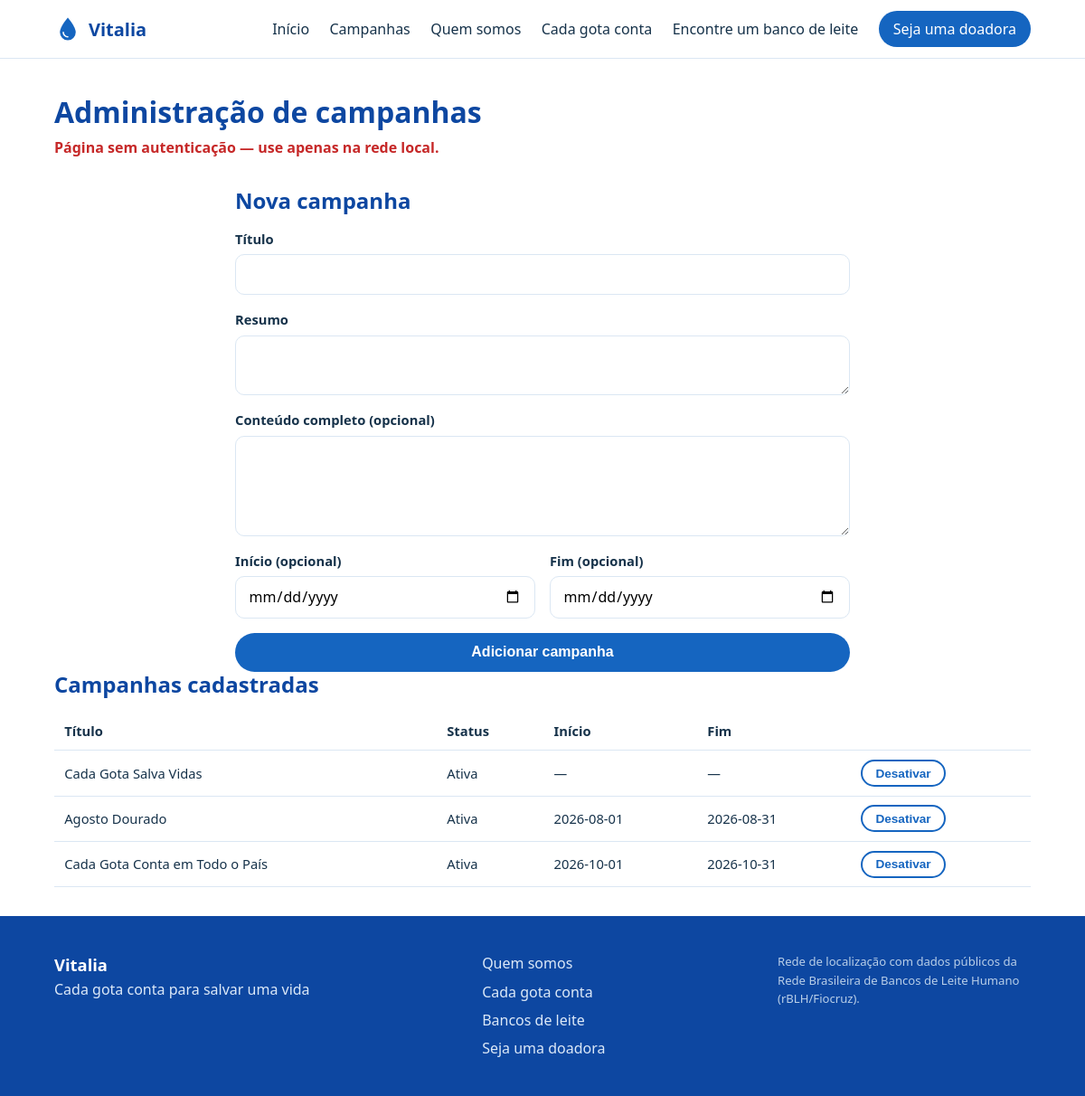
Page /admin/campanhas on the committed database.
### tables this page shows
CREATE TABLE campanhas (
  id          INTEGER PRIMARY KEY AUTOINCREMENT,
  titulo      TEXT NOT NULL,
  resumo      TEXT NOT NULL,
  conteudo    TEXT,
  imagem_url  TEXT,
  data_inicio DATE,
  data_fim    DATE,
  ativa       INTEGER NOT NULL DEFAULT 1 CHECK (ativa IN (0,1)),
  ordem       INTEGER NOT NULL DEFAULT 0,
  criado_em   TEXT NOT NULL DEFAULT (datetime('now'))
);

### app/routers/admin.py (the view)
@router.get("/campanhas")
def admin_campanhas_list(request: Request, db: sqlite3.Connection = Depends(get_db)):
    ctx = {"request": request, "campanhas": repo.list_campanhas_all(db)}
    return templates.TemplateResponse(request, "admin_campanhas.html", ctx)

### app/templates/admin_campanhas.html (shortened to what this page needs)
{% extends "base.html" %}
{% block content %}
<section class="page-header">
  <div class="container">
    <h1>Administração de campanhas</h1>
    <p class="admin-warning">Página sem autenticação — use apenas na rede local.</p>
  </div>
</section>
<section class="container narrow">
  <h2>Nova campanha</h2>
  <form class="form" method="post" action="/admin/campanhas">
    <div class="form-row">
      <label for="titulo">Título</label>
      <input type="text" id="titulo" name="titulo" required>
    </div>
    <div class="form-row">
      <label for="resumo">Resumo</label>
      <textarea id="resumo" name="resumo" rows="2" required></textarea>
    </div>
    <div class="form-row">
      <label for="conteudo">Conteúdo completo (opcional)</label>
      <textarea id="conteudo" name="conteudo" rows="4"></textarea>
    </div>
    <div class="form-grid-2">
      <div class="form-row">
        <label for="data_inicio">Início (opcional)</label>
        <input type="date" id="data_inicio" name="data_inicio">
      </div>
      <div class="form-row">
        <label for="data_fim">Fim (opcional)</label>
        <input type="date" id="data_fim" name="data_fim">
      </div>
    </div>
    <button type="submit" class="btn btn-primary">Adicionar campanha</button>
  </form>
</section>
<section class="container">
  <h2>Campanhas cadastradas</h2>
  <table class="admin-table">
    <thead>
      <tr><th>Título</th><th>Status</th><th>Início</th><th>Fim</th><th></th></tr>
    </thead>
    <tbody>
      {% for c in campanhas %}
      <tr>
        <td>{{ c.titulo }}</td>
        <td>{{ "Ativa" if c.ativa else "Inativa" }}</td>
        <td>{{ c.data_inicio or "—" }}</td>
        <td>{{ c.data_fim or "—" }}</td>
        <td>
          <form method="post" action="/admin/campanhas/{{ c.id }}/toggle">
            <button type="submit" class="btn btn-small btn-outline">
              {{ "Desativar" if c.ativa else "Ativar" }}
            </button>
          </form>
        </td>
      </tr>
      {% endfor %}
    </tbody>
  </table>
</section>
{% endblock %}

### app/templates/base.html (shortened to what this page needs)
<!DOCTYPE html>
<html lang="pt-BR">
<head>
<link rel="stylesheet" href="/static/css/style.css">
</head>
<body>
<header class="site-header">
  <div class="container header-inner">
    <a href="/" class="brand">
      <svg class="brand-mark" viewBox="0 0 48 48" aria-hidden="true">
        <path d="M24 4C24 4 10 20 10 30a14 14 0 0 0 28 0C38 20 24 4 24 4Z" fill="var(--color-primary)"/>
        <path d="M16 30a8 8 0 0 0 8 8" stroke="#fff" stroke-width="2.5" fill="none" stroke-linecap="round"/>
      </svg>
      <span class="brand-name">{{ APP_NAME }}</span>
    </a>
    <nav class="site-nav">
      <a href="/">Início</a>
      <a href="/campanhas">Campanhas</a>
      <a href="/quem-somos">Quem somos</a>
      <a href="/cada-gota-conta">Cada gota conta</a>
      <a href="/localizador">Encontre um banco de leite</a>
      <a href="/seja-doadora" class="nav-cta">Seja uma doadora</a>
    </nav>
  </div>
</header>
<main>
{% block content %}{% endblock %}
</main>
<footer class="site-footer">
  <div class="container footer-inner">
    <div class="footer-brand">
      <span class="brand-name">{{ APP_NAME }}</span>
      <p>{{ APP_TAGLINE }}</p>
    </div>
    <div class="footer-links">
      <a href="/quem-somos">Quem somos</a>
      <a href="/cada-gota-conta">Cada gota conta</a>
      <a href="/localizador">Bancos de leite</a>
      <a href="/seja-doadora">Seja uma doadora</a>
    </div>
    <div class="footer-note">
      <p>Rede de localização com dados públicos da Rede Brasileira de Bancos de Leite Humano (rBLH/Fiocruz).</p>
    </div>
  </div>
</footer>
</body>
</html>

### app/static/css/style.css (style rules this page uses)
:root { --color-primary: #1565c0; --color-primary-dark: #0d47a1; --color-primary-light: #64b5f6; --color-bg: #ffffff; --color-bg-soft: #f2f7fd; --color-text: #16324a; --color-text-muted: #5a7186; --color-border: #dbe7f3; --color-success-bg: #e6f6ec; --color-success-text: #1e7e42; --radius: 14px; --shadow: 0 4px 18px rgba(21, 101, 192, 0.08); --max-width: 1120px; font-size: 16px; }
* { box-sizing: border-box; }
body { margin: 0; font-family: "Segoe UI", Roboto, Helvetica, Arial, sans-serif; color: var(--color-text); background: var(--color-bg); line-height: 1.55; }
h1, h2, h3 { line-height: 1.2; color: var(--color-primary-dark); }
h1 { font-size: 2rem; margin: 0 0 0.5rem; }
h2 { font-size: 1.5rem; margin: 0 0 1rem; }
p { margin: 0 0 1rem; color: var(--color-text-muted); }
a { color: var(--color-primary); text-decoration: none; }
.container { max-width: var(--max-width); margin: 0 auto; padding: 0 1.25rem; }
.container.narrow { max-width: 720px; }
.site-header { border-bottom: 1px solid var(--color-border); position: sticky; top: 0; background: rgba(255,255,255,0.96); backdrop-filter: blur(6px); z-index: 50; }
.header-inner { display: flex; align-items: center; justify-content: space-between; height: 64px; }
.brand { display: flex; align-items: center; gap: 0.5rem; }
.brand-mark { width: 30px; height: 30px; }
.brand-name { font-weight: 700; font-size: 1.25rem; color: var(--color-primary-dark); }
.site-nav { display: flex; align-items: center; gap: 1.4rem; }
.site-nav a { color: var(--color-text); font-weight: 500; }
.nav-cta { background: var(--color-primary); color: #fff !important; padding: 0.5rem 1rem; border-radius: 999px; }
.btn { display: inline-block; padding: 0.65rem 1.4rem; border-radius: 999px; font-weight: 600; border: 2px solid transparent; cursor: pointer; font-size: 1rem; }
.btn-primary { background: var(--color-primary); color: #fff; }
.btn-outline { background: transparent; border-color: var(--color-primary); color: var(--color-primary); }
.btn-small { padding: 0.35rem 0.9rem; font-size: 0.85rem; }
.page-header { padding: 2.5rem 0 1rem; }
.form { display: flex; flex-direction: column; gap: 1rem; }
.form-row { display: flex; flex-direction: column; gap: 0.35rem; }
.form-row label { font-weight: 600; font-size: 0.92rem; }
.form-row input, .form-row select, .form-row textarea { padding: 0.65rem 0.85rem; border: 1px solid var(--color-border); border-radius: 10px; font-size: 1rem; font-family: inherit; }
.form-grid-2 { display: grid; grid-template-columns: 1fr 1fr; gap: 1rem; }
.admin-warning { color: #c62828; font-weight: 600; }
.admin-table { width: 100%; border-collapse: collapse; margin-top: 1rem; }
.admin-table th, .admin-table td { text-align: left; padding: 0.6rem 0.7rem; border-bottom: 1px solid var(--color-border); font-size: 0.92rem; }
.site-footer { background: var(--color-primary-dark); color: #dce9f8; padding: 2.5rem 0; margin-top: 2rem; }
.footer-inner { display: flex; flex-wrap: wrap; gap: 2rem; justify-content: space-between; }
.footer-brand .brand-name { color: #fff; font-weight: 700; font-size: 1.15rem; }
.footer-links { display: flex; flex-direction: column; gap: 0.4rem; }
.footer-links a { color: #dce9f8; }
.footer-note { max-width: 280px; font-size: 0.82rem; color: #b9cfe8; }
.site-footer p { color: inherit; }

### rows in the picture
campanhas: titulo "Cada Gota Salva Vidas", ativa "Ativa", data_inicio "—", data_fim "—", ativa "Desativar"
campanhas: titulo "Agosto Dourado", ativa "Ativa", data_inicio "2026-08-01", data_fim "2026-08-31", ativa "Desativar"
campanhas: titulo "Cada Gota Conta em Todo o País", ativa "Ativa", data_inicio "2026-10-01", data_fim "2026-10-31", ativa "Desativar"

### other values in the picture
{{ APP_NAME }} "Vitalia"
{{ APP_TAGLINE }} "Cada gota conta para salvar uma vida"
